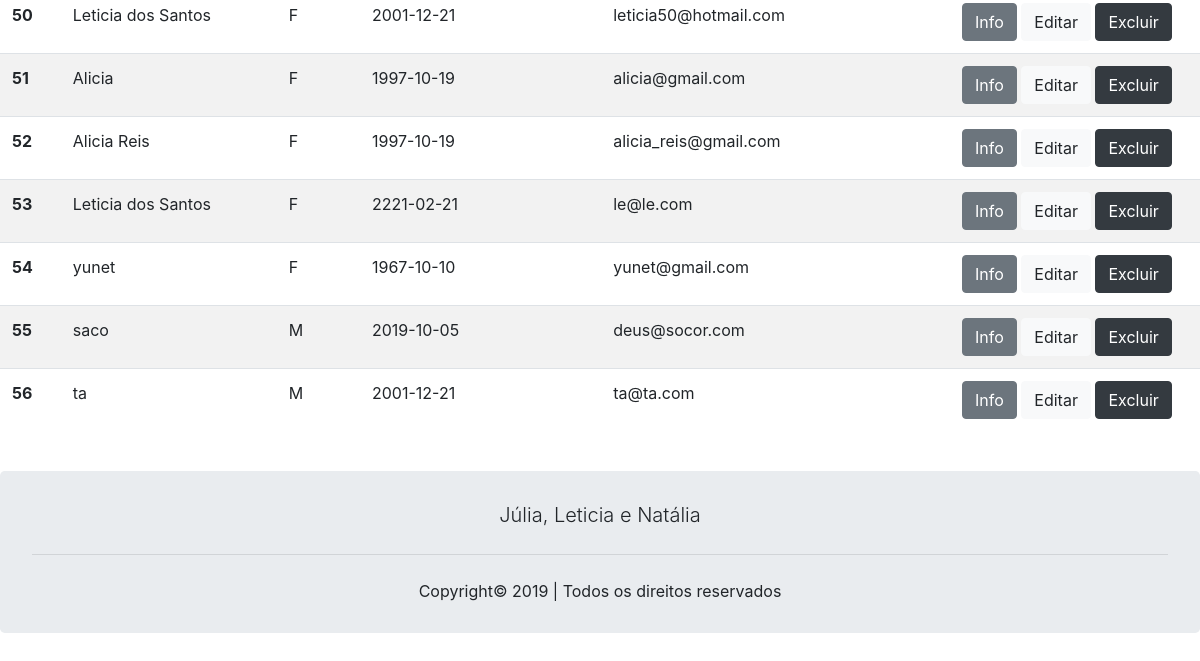
The app's page /buscar_usuarios.php (signed in, lower part), older data.
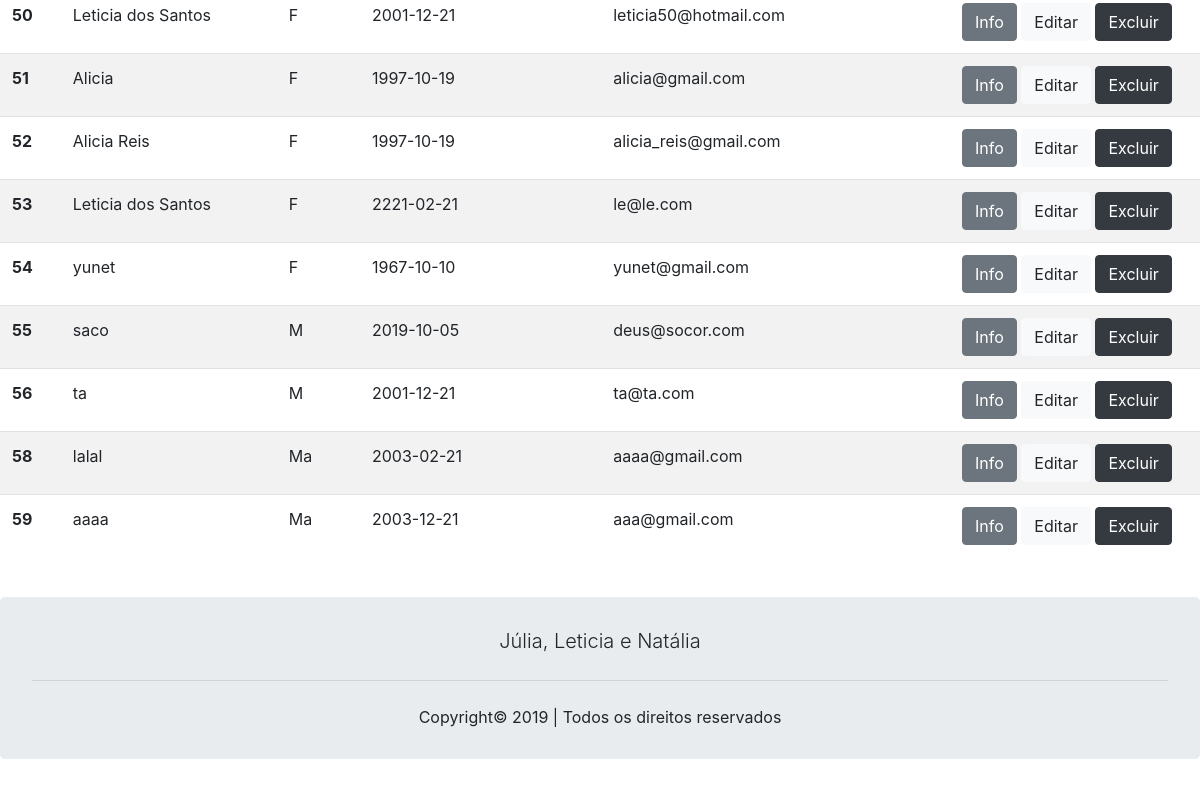
The same page, newer data.
### tables this page shows
CREATE TABLE `usuario` (
  `id_user` int(11) NOT NULL,
  `nome` varchar(100) NOT NULL,
  `sexo` varchar(2) NOT NULL,
  `dt_nascimento` date NOT NULL,
  `email` varchar(80) NOT NULL,
  `senha` varchar(100) NOT NULL,
  `tipo_user_id_tip` int(80) NOT NULL
);

### buscar_usuarios.php (the view, shortened to what this page needs)
<?php
if(empty($_SESSION['nome'])){
    header("Location: not-found.php");
} else{
    include ("cabecalho_logado.php");
    ?>
    <!DOCTYPE html>
    <html lang="pt-br">
    <head>
        <link rel="stylesheet" href="assets/css/bootstrap.min.css">
        <link rel="stylesheet" href="assets/css/Bootstrap/bootstrap.min.css">
        <link rel="stylesheet" href="https://stackpath.bootstrapcdn.com/bootstrap/4.1.3/css/bootstrap.min.css">
    </head>
    <body>
        <table class="table table-striped">
            <tbody>
                <?php
                $pdo = Banco::conectar();
                $sql = 'SELECT * FROM usuario ORDER BY id_user ASC';
                foreach($pdo->query($sql)as $row)
                {
                    echo '<tr>';
                    echo '<th scope="row">'. $row['id_user'] . '</th>';
                    echo "<td>". $row['nome'] . '</td>';
                    echo "<td>". $row['sexo'] . '</td>';
                    echo "<td>". $row['dt_nascimento'] . '</td>';
                    echo "<td>". $row['email'] . '</td>';
                    echo "<td width=250>";
                    echo '<a class="btn btn-secondary" href="read_usuario.php?id_user='.$row['id_user'].'">Info</a>';
                    echo '<a class="btn btn-light" href="update_usuario.php?id_user='.$row['id_user'].'">Editar</a>';
                    echo '<a class="btn btn-dark" href="delete_usuario.php?id_user='.$row['id_user'].'">Excluir</a>';
                    echo '</td>';
                    echo '</tr>';
                }
                ?>
            </tbody>
        </table>
</body>
</html>
<?php
}
include ("rodape.php");
?>

Row changes from the older to the newer data that the page shows:
added usuario: id_user "58", nome "lalal", sexo "Ma", dt_nascimento "2003-02-21", email "aaaa@gmail.com"
added usuario: id_user "59", nome "aaaa", sexo "Ma", dt_nascimento "2003-12-21", email "aaa@gmail.com"
